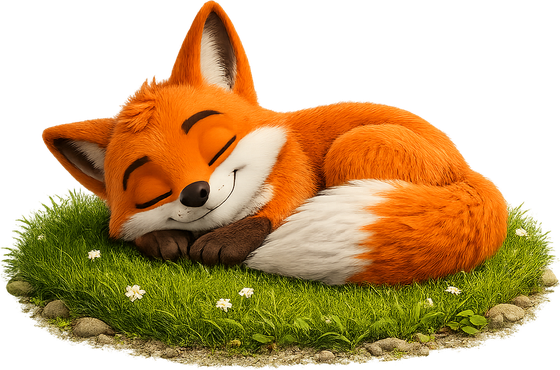
#> input picture assets/branding/foxy_sleeping.png, 560 x 370 px, given in place of foxyco_icon_car_a.png, which was not available
$ python make_bubble.py
#> lines starting #> are read from the running program, lines starting #| are printed output that depends on the picture; after the words box and inside, x2 and y2 are one past the last pixel; in counts of white or black regions, pixels touching at a corner belong together; pictures that were not available may be replaced by others from this repository, and a replacement may not be noted
"""Generate a clean circular floating-bubble asset from the fox art.

The overlay bubble was showing a box-in-a-box: the square launcher image sitting
inside the widget's own bordered circle. This bakes the fox scene into a single
circular PNG with TRANSPARENT corners, so the floating button is just the fox —
no nested square, no ring. The widget then draws it with only a soft shadow.
"""
from PIL import Image, ImageDraw

SRC = "assets/branding/foxyco_icon_car_a.png"
OUT = "assets/branding/foxyco_bubble.png"

src = Image.open(SRC).convert("RGBA")
#> src is the input picture: PIL image 560x370 RGBA; mean R, G, B, A 99, 69.5, 23.5, 149.9

# Same head-centered crop we use for the launcher, so bubble == app identity.
cx, cy, half = 627, 400, 360
crop = src.crop((cx - half, cy - half, cx + half, cy + half))
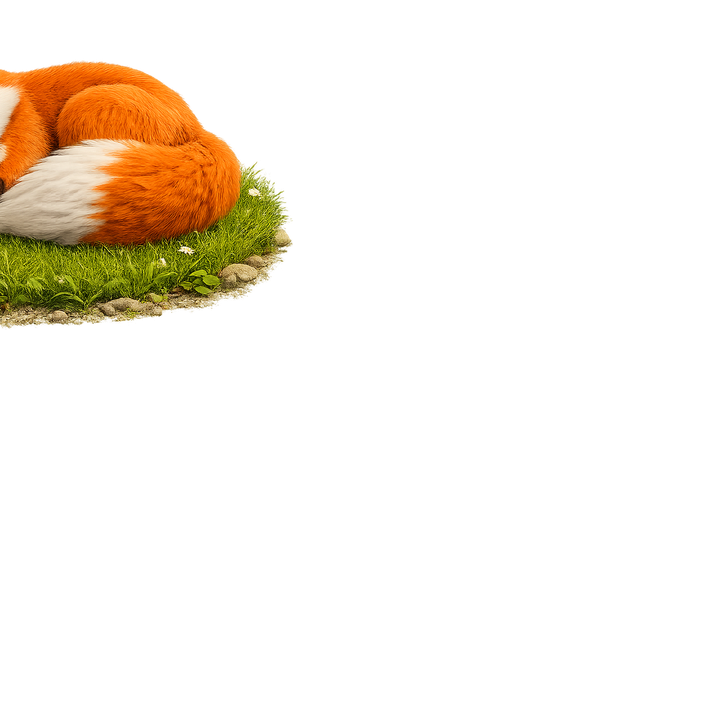
#> crop: PIL image 720x720 RGBA; mean R, G, B, A 21.6, 14.7, 5, 29.1; transparent parts drawn white

S = 512
crop = crop.resize((S, S), Image.LANCZOS)
#> crop: PIL image 512x512 RGBA

# Circular alpha mask (supersampled for a smooth edge), transparent outside.
SS = 4
big = Image.new("L", (S * SS, S * SS), 0)
#> big: PIL image 2048x2048 L; every value is 0
ImageDraw.Draw(big).ellipse((0, 0, S * SS, S * SS), fill=255)
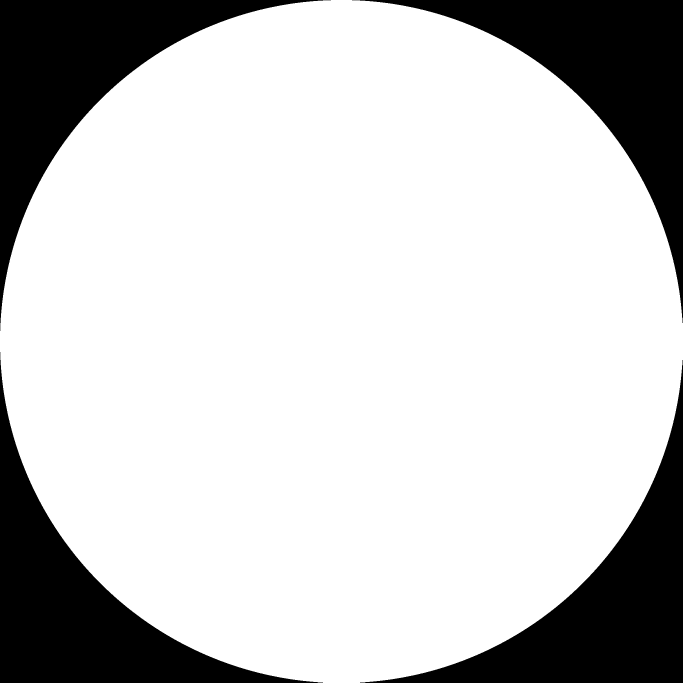
#> big: PIL image 2048x2048 L (shown at 1/3 size); 78.6% white; 4 black regions, box (x1, y1, x2, y2) and area: (0, 0, 993, 993) 225324, (1056, 0, 2048, 969) 224331, (0, 1056, 969, 2048) 224331, (1080, 1080, 2048, 2048) 223339
mask = big.resize((S, S), Image.LANCZOS)
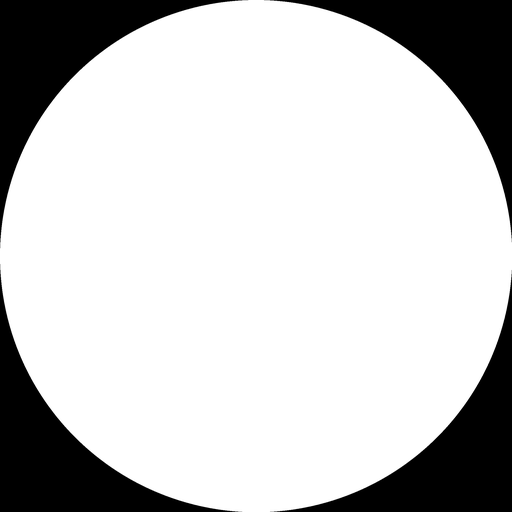
#> mask: PIL image 512x512 L; min 0, max 255, mean 200.4

out = Image.new("RGBA", (S, S), (0, 0, 0, 0))
#> out: PIL image 512x512 RGBA; every value is 0
out.paste(crop, (0, 0), mask)
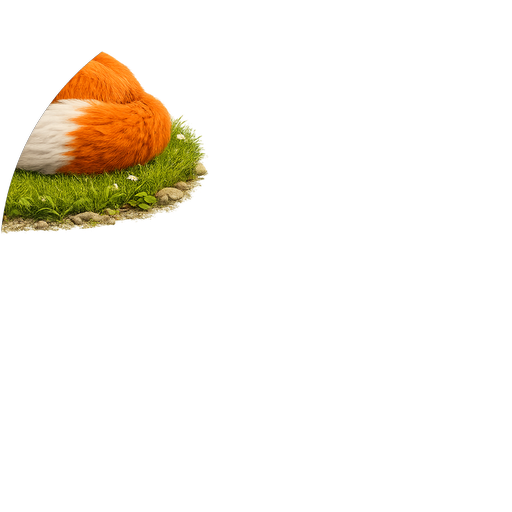
#> out: PIL image 512x512 RGBA; mean R, G, B, A 16.1, 11.6, 3.9, 22.6; transparent parts drawn white
out.save(OUT)
print("wrote", OUT, out.size)
#| wrote assets/branding/foxyco_bubble.png (512, 512)
